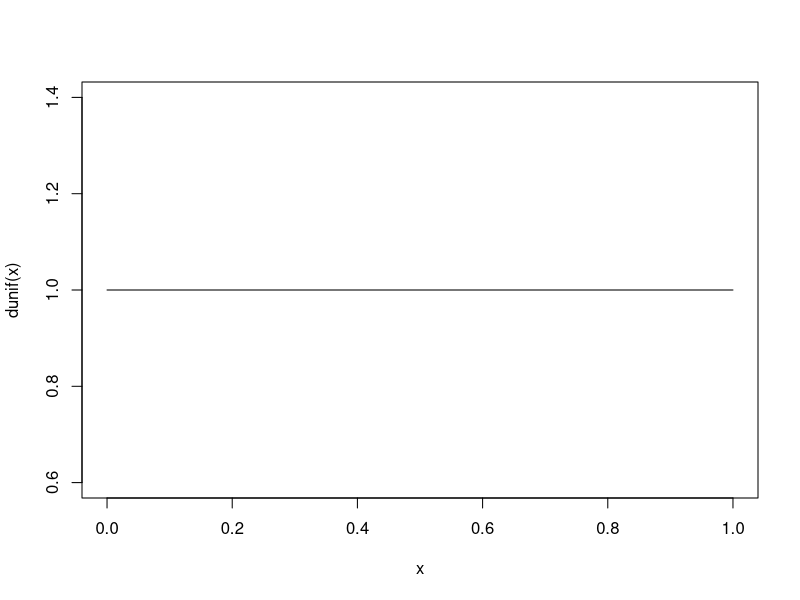
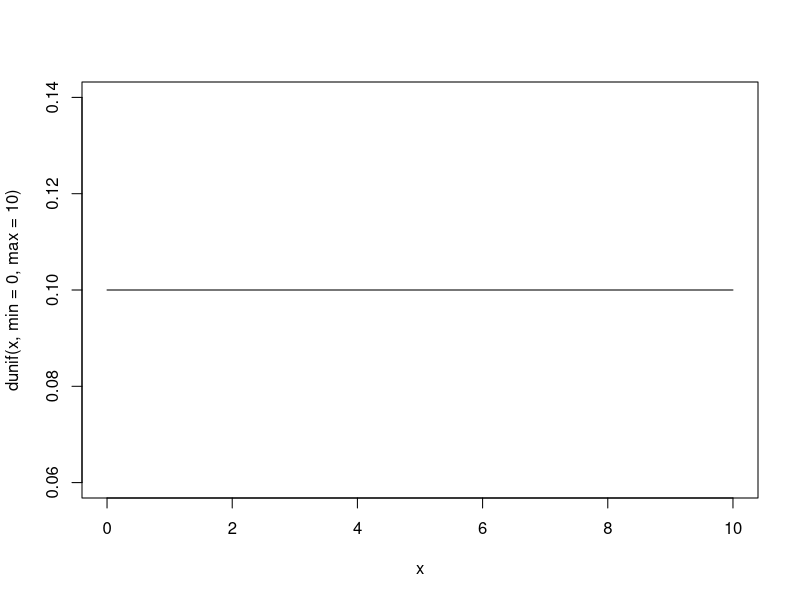
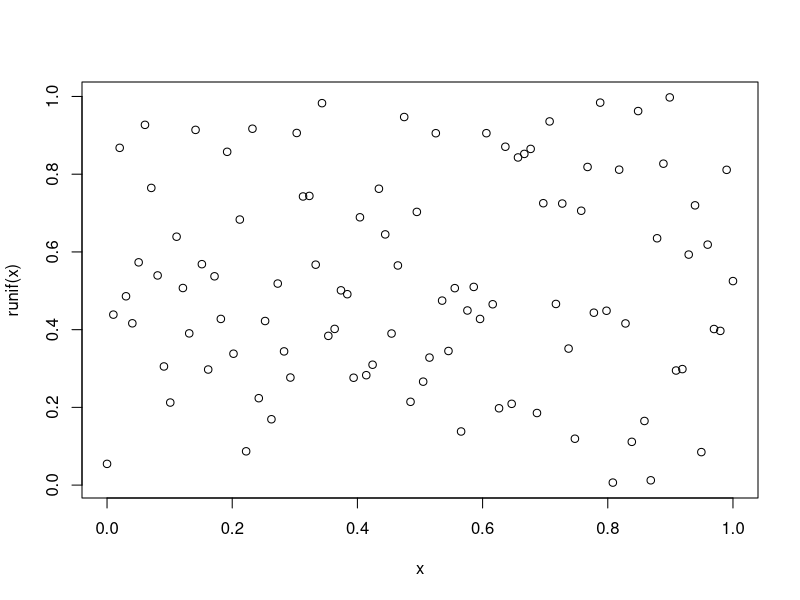
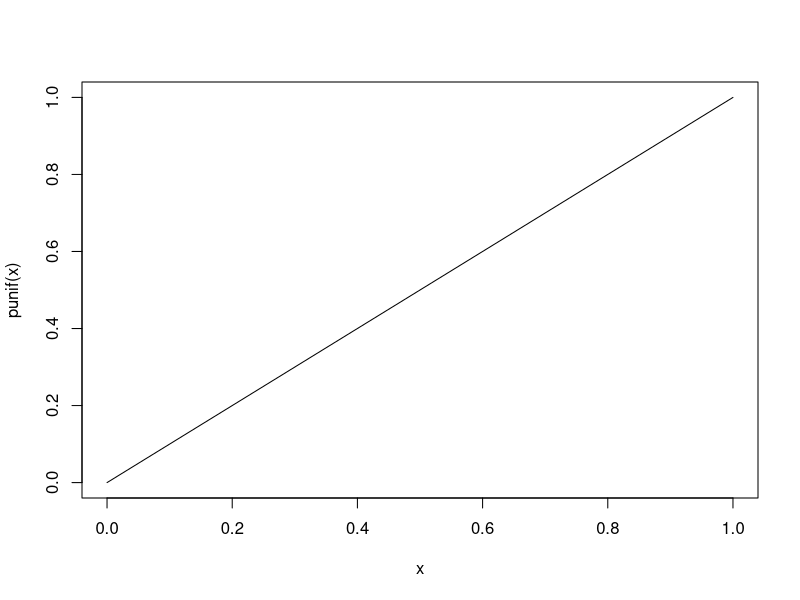
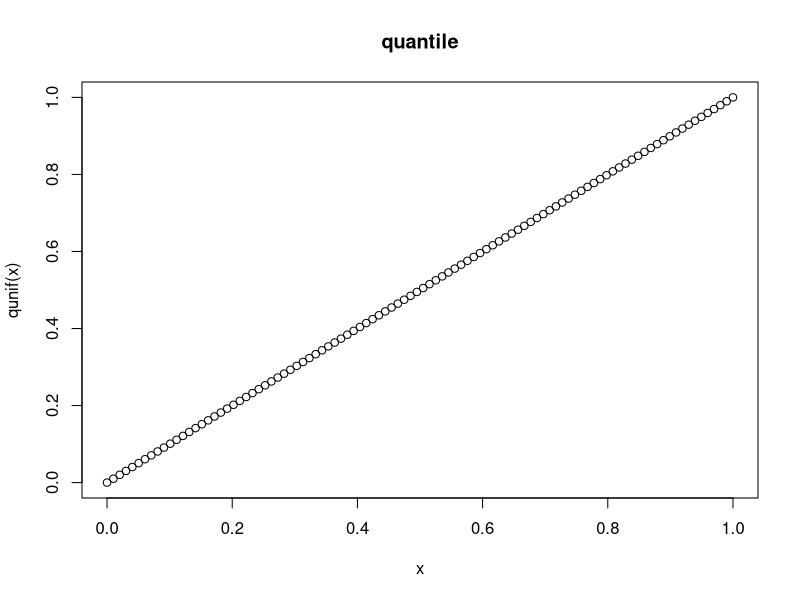

Here is the R script that generated these plots, in order:
# uniform distribtion. so the density is a linear line
x = seq(0, 1, length.out = 100)
plot(x, dunif(x), type = 'l')

x = seq(0, 10, length.out = 100)
plot(x, dunif(x, min=0, max=10), type = 'l')

# its distribution very uniform. jun yun. 
x = seq(0, 1, length.out = 100)
plot(x, runif(x))

# its probability also a linear, and increase is uniform.
x = seq(0, 1, length.out = 100)
plot(x, punif(x), type="l", ylim=c(0, 1))

# quantile also a linear line.
x = seq(0, 1, length.out = 100)
plot(x, qunif(x), main="quantile")
